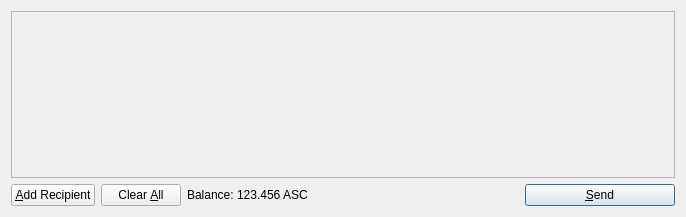
<?xml version="1.0" encoding="UTF-8"?>
<ui version="4.0">
 <class>SendCoinsDialog</class>
 <widget class="QDialog" name="SendCoinsDialog">
  <property name="geometry">
   <rect>
    <x>0</x>
    <y>0</y>
    <width>686</width>
    <height>217</height>
   </rect>
  </property>
  <property name="windowTitle">
   <string>Send Coins</string>
  </property>
  <layout class="QVBoxLayout" name="verticalLayout">
   <item>
    <widget class="QScrollArea" name="scrollArea">
     <property name="widgetResizable">
      <bool>true</bool>
     </property>
     <widget class="QWidget" name="scrollAreaWidgetContents">
      <property name="geometry">
       <rect>
        <x>0</x>
        <y>0</y>
        <width>666</width>
        <height>165</height>
       </rect>
      </property>
      <layout class="QVBoxLayout" name="verticalLayout_2">
       <property name="margin">
        <number>0</number>
       </property>
       <item>
        <layout class="QVBoxLayout" name="entries">
         <property name="spacing">
          <number>6</number>
         </property>
        </layout>
       </item>
       <item>
        <spacer name="verticalSpacer">
         <property name="orientation">
          <enum>Qt::Vertical</enum>
         </property>
         <property name="sizeHint" stdset="0">
          <size>
           <width>20</width>
           <height>40</height>
          </size>
         </property>
        </spacer>
       </item>
      </layout>
     </widget>
    </widget>
   </item>
   <item>
    <layout class="QHBoxLayout" name="horizontalLayout">
     <item>
      <widget class="QPushButton" name="addButton">
       <property name="toolTip">
        <string>Send to multiple recipients at once</string>
       </property>
       <property name="text">
        <string>&amp;Add Recipient</string>
       </property>
       <property name="icon">
        <iconset resource="../bitcoin.qrc">
         <normaloff>:/icons/add</normaloff>:/icons/add</iconset>
       </property>
       <property name="autoDefault">
        <bool>false</bool>
       </property>
      </widget>
     </item>
     <item>
      <widget class="QPushButton" name="clearButton">
       <property name="sizePolicy">
        <sizepolicy hsizetype="Minimum" vsizetype="Fixed">
         <horstretch>0</horstretch>
         <verstretch>0</verstretch>
        </sizepolicy>
       </property>
       <property name="toolTip">
        <string>Remove all transaction fields</string>
       </property>
       <property name="text">
        <string>Clear &amp;All</string>
       </property>
       <property name="icon">
        <iconset resource="../bitcoin.qrc">
         <normaloff>:/icons/remove</normaloff>:/icons/remove</iconset>
       </property>
       <property name="autoRepeatDelay">
        <number>300</number>
       </property>
       <property name="autoDefault">
        <bool>false</bool>
       </property>
      </widget>
     </item>
     <item>
      <layout class="QHBoxLayout" name="horizontalLayout_2">
       <property name="spacing">
        <number>3</number>
       </property>
       <item>
        <widget class="QLabel" name="label">
         <property name="text">
          <string>Balance:</string>
         </property>
        </widget>
       </item>
       <item>
        <widget class="QLabel" name="labelBalance">
         <property name="cursor">
          <cursorShape>IBeamCursor</cursorShape>
         </property>
         <property name="text">
          <string>123.456 ASC</string>
         </property>
         <property name="textInteractionFlags">
          <set>Qt::LinksAccessibleByMouse|Qt::TextSelectableByKeyboard|Qt::TextSelectableByMouse</set>
         </property>
        </widget>
       </item>
      </layout>
     </item>
     <item>
      <spacer name="horizontalSpacer">
       <property name="orientation">
        <enum>Qt::Horizontal</enum>
       </property>
       <property name="sizeHint" stdset="0">
        <size>
         <width>40</width>
         <height>20</height>
        </size>
       </property>
      </spacer>
     </item>
     <item>
      <widget class="QPushButton" name="sendButton">
       <property name="minimumSize">
        <size>
         <width>150</width>
         <height>0</height>
        </size>
       </property>
       <property name="toolTip">
        <string>Confirm the send action</string>
       </property>
       <property name="text">
        <string>&amp;Send</string>
       </property>
       <property name="icon">
        <iconset resource="../bitcoin.qrc">
         <normaloff>:/icons/send</normaloff>:/icons/send</iconset>
       </property>
       <property name="default">
        <bool>true</bool>
       </property>
      </widget>
     </item>
    </layout>
   </item>
  </layout>
 </widget>
 <resources>
  <include location="../bitcoin.qrc"/>
 </resources>
 <connections/>
</ui>
